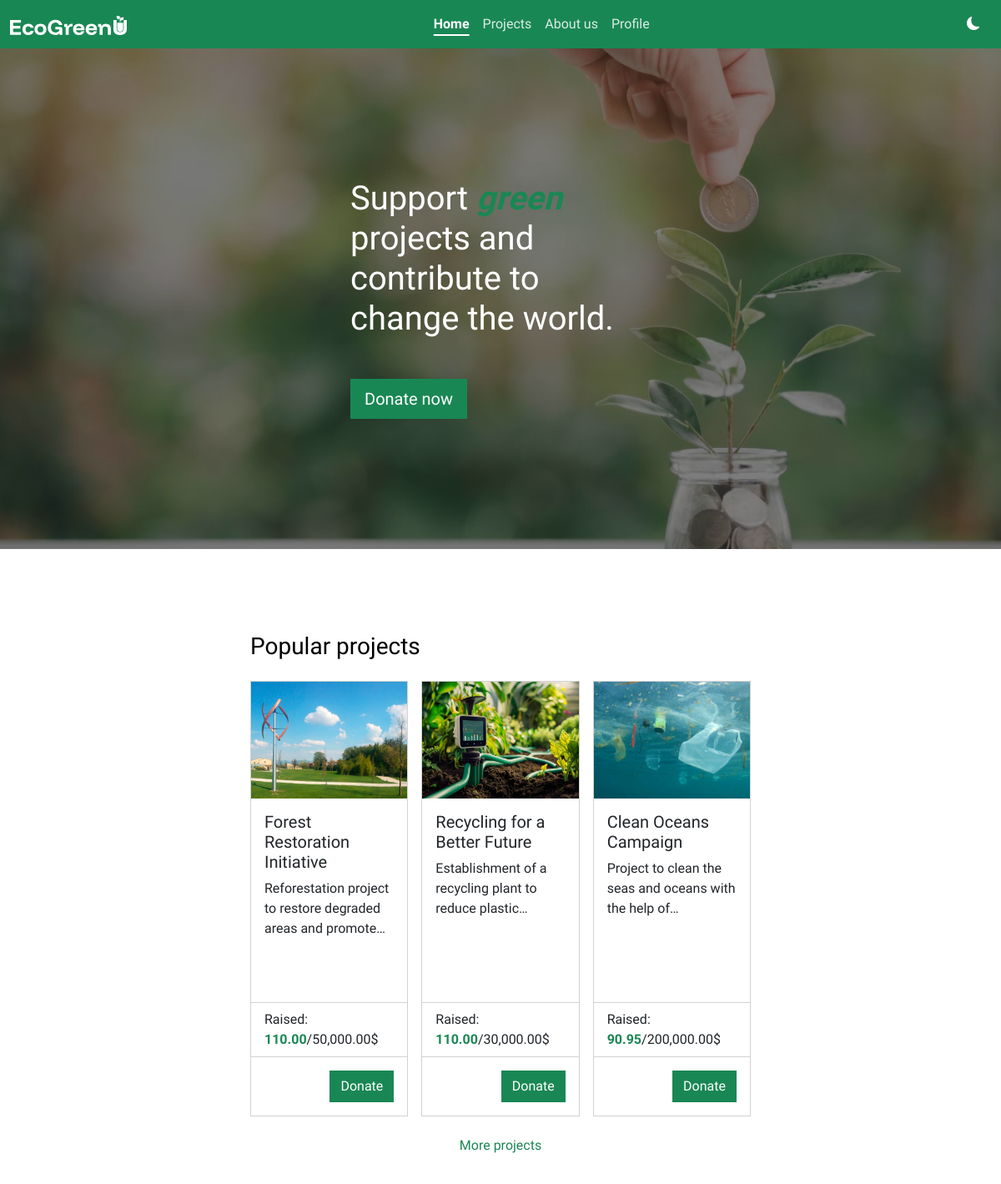
The page / on the database its author committed.
### tables this page shows
CREATE TABLE IF NOT EXISTS tblprojects (
  idProject INT NOT NULL PRIMARY KEY AUTO_INCREMENT,
  title CHAR(30) NOT NULL UNIQUE,
  description CHAR(250) NOT NULL,
  img CHAR(20),
  fundraiser INT NOT NULL,
  targetAmount DECIMAL(10,2) NOT NULL,
  deadline DATETIME NOT NULL,
  status CHAR(1) NOT NULL,
    FOREIGN KEY (fundraiser) REFERENCES tblusers(iduser)
);

### php/index.php (called while the page is built, shortened)
<?php
    $db = new mysqli("localhost", "root", "", "dbecogreenu");
    $result = $db->query("SELECT tblprojects.*, SUM(tblpayments.amount) AS raisedAmount FROM tblprojects INNER JOIN tblpayments ON tblprojects.idProject = tblpayments.projectId WHERE status = 0 GROUP BY tblprojects.idProject LIMIT 3");
    $projects = [];
?>

### index.php (the view, shortened to what this page needs)
<?php include_once 'php/index.php' ?>
<!DOCTYPE html>
<html lang="en">
<head>
    <link rel="stylesheet" href="css/styles.css">
    <link rel="stylesheet" href="https://cdn.jsdelivr.net/npm/bootstrap-icons@1.11.3/font/bootstrap-icons.min.css">
    <link href="https://cdn.jsdelivr.net/npm/bootstrap@5.3.3/dist/css/bootstrap.min.css" rel="stylesheet">
</head>
<body>
    <div class="container-fluid p-0 m-0 position-absolute">
        <nav class="navbar sticky-top navbar-expand-lg bg-success">
            <div class="container-fluid d-flex">
                <a class="navbar-brand p-0 m-0" href="index.php">
                    <img src="assets/logo/logo-navbar.svg" alt="EcoGreenU logo">
                </a>
                <div class="collapse navbar-collapse" id="navbarNav">
                    <ul class="navbar-nav ms-auto me-auto">
                        <li class="nav-item">
                            <a class="nav-link text-white active" aria-current="page" href="index.php">Home</a>
                        </li>
                        <li class="nav-item">
                            <a class="nav-link text-white" href="pages/projects.php">Projects</a>
                        </li>
                        <li class="nav-item">
                            <a class="nav-link text-white" href="pages/about-us.php">About us</a>
                        </li>
                        <li class="nav-item">
                            <a class="nav-link text-white" href="pages/profile.php">Profile</a>
                        </li>
                    </ul>
                    <button id="theme-switch" class="btn btn-success text-white p-2">
                        <i class="bi bi-moon-fill"></i>
                    </button>
                </div>
            </div>
        </nav>
        <div class="container-fluid p-0 m-0" id="main">
            <div class="hero-image">
                <div class="hero-text">
                    <h1 class="mb-4">Support <span class="highlight fw-bold">green</span> projects and contribute to change the world.</h1>
                    <a class="btn btn-success rounded-0 fs-5 mt-4 px-3 py-2" id="donateNowBtn">Donate now</a>
                </div>
            </div>
            <div id="popularProjects" style="scroll-margin-top: 5em;">
                <h3 class="mb-4">Popular projects</h3>
                <div class="row row-cols-1 row-cols-lg-2 row-cols-xl-3 g-3">
                    <?php foreach ($projects as $p): ?>
                        <div class="col">
                            <div class="card rounded-0">
                                <?php if(!isset($p["img"])): ?>
                                    <img src="assets/images/proj-thumbnail-default.jpg" class="card-img-top" alt="<?=$p["title"]?>">
                                <?php else: ?>
                                    <img src="assets/images/projects/<?=$p["img"]?>" class="card-img-top" alt="<?=$p["title"]?>">
                                <?php endif; ?>
                                <div class="card-body h-100">
                                    <h5 class="card-title"><?=$p["title"] ?></h5>
                                    <p class="card-text"><?=$p["description"] ?></p>
                                </div>
                                <ul class="list-group list-group-flush">
                                    <li class="list-group-item">Raised: <span class="text-success fw-bold"><?=number_format($p["raisedAmount"], 2) ?></span>/<?=number_format($p["targetAmount"], 2) ?>$</li>
                                </ul>
                                <div class="card-body d-flex">
                                    <a href="pages/project-details.php?project-id=<?=$p['idProject'] ?>" class="btn btn-success rounded-0 ms-auto">Donate</a>
                                </div>
                            </div>
                        </div>
                    <?php endforeach; ?>
                </div>
                <a href="pages/projects.php" class="btn text-success rounded-0 w-100 mt-3">More projects</a>
            </div>
        </div>
    </div>
</body>
</html>

### css/styles.css (style rules this page uses)
:root { --background-color: #fff; --foreground-color: #000; --primary-green: #198754; --searchbar-results: #ddd; }
body { font-family: 'Funnel Display', 'Outfit', system-ui, -apple-system, BlinkMacSystemFont, 'Segoe UI', Roboto, Oxygen, Ubuntu, Cantarell, 'Open Sans', 'Helvetica Neue', sans-serif !important; background-color: var(--background-color) !important; color: var(--foreground-color) !important; }
#theme-switch { width: 42px; height: 42px; border-radius: 50%; display: flex; justify-content: center; align-items: center; }
.hero-image { background-image: linear-gradient(rgba(0, 0, 0, 0.5), rgba(0, 0, 0, 0.5)), url("../assets/images/hero.jpg"); height: 75vh; background-position: center; background-repeat: no-repeat; background-size: cover; position: relative; }
.hero-text { width: 30%; text-align: left; position: absolute; top: 50%; left: 50%; transform: translate(-50%, -50%); color: white; }
#popularProjects { margin: 100px 25%; }
.card > img.card-img-top { height: 200px; object-fit: cover !important; border-radius: 0 !important; }
.card { height: 100% !important; }
a.navbar-brand { margin: 0 !important; padding: 0 !important; }
.nav-link.active { text-decoration: underline !important; text-decoration-thickness: 2px !important; text-underline-offset: 7px; font-weight: bold !important; }
.nav-link:not(.active) { opacity: .85; }
.highlight { font-family: 'Gloria Hallelujah'; color: var(--primary-green); font-style: italic; }
.card-img-top { aspect-ratio: 4/3; object-fit: cover; }
p.card-text { display: -webkit-box; -webkit-line-clamp: 3; line-clamp: 3; -webkit-box-orient: vertical; overflow: hidden; text-overflow: ellipsis; }

### rows shown on the page
tblprojects: img (picture), title "Forest Restoration Initiative", description "Reforestation project to restore degraded areas and…", raisedAmount "110.00", targetAmount "50,000.00"
tblprojects: img (picture), title "Recycling for a Better Future", description "Establishment of a recycling plant to reduce…", raisedAmount "110.00", targetAmount "30,000.00"
tblprojects: img (picture), title "Clean Oceans Campaign", description "Project to clean the seas and oceans with the help…", raisedAmount "90.95", targetAmount "200,000.00"
